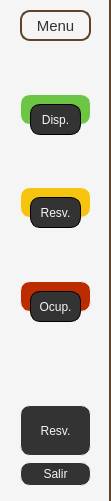
    <widget class="QWidget" name="menu" native="true">
     <property name="minimumSize">
      <size>
       <width>111</width>
       <height>501</height>
      </size>
     </property>
     <property name="maximumSize">
      <size>
       <width>111</width>
       <height>501</height>
      </size>
     </property>
     <property name="styleSheet">
      <string notr="true">background-color: #f5f5f5;
border-right: 2px solid #5d432c;</string>
     </property>
     <layout class="QVBoxLayout" name="verticalLayout_3">
      <property name="topMargin">
       <number>10</number>
      </property>
      <property name="bottomMargin">
       <number>15</number>
      </property>
      <item>
       <layout class="QHBoxLayout" name="horizontalLayout_10">
        <item>
         <spacer name="horizontalSpacer_36">
          <property name="orientation">
           <enum>Qt::Horizontal</enum>
          </property>
          <property name="sizeHint" stdset="0">
           <size>
            <width>18</width>
            <height>20</height>
           </size>
          </property>
         </spacer>
        </item>
        <item>
         <widget class="QLabel" name="label">
          <property name="minimumSize">
           <size>
            <width>71</width>
            <height>31</height>
           </size>
          </property>
          <property name="maximumSize">
           <size>
            <width>71</width>
            <height>31</height>
           </size>
          </property>
          <property name="font">
           <font>
            <family>Segoe UI</family>
            <pointsize>11</pointsize>
           </font>
          </property>
          <property name="styleSheet">
           <string notr="true">background-color: #f5f5f5;
border: 2px solid #5d432c;
border-radius: 10px;
color: #333333</string>
          </property>
          <property name="text">
           <string>Menu</string>
          </property>
          <property name="alignment">
           <set>Qt::AlignCenter</set>
          </property>
         </widget>
        </item>
        <item>
         <spacer name="horizontalSpacer_37">
          <property name="orientation">
           <enum>Qt::Horizontal</enum>
          </property>
          <property name="sizeHint" stdset="0">
           <size>
            <width>18</width>
            <height>20</height>
           </size>
          </property>
         </spacer>
        </item>
       </layout>
      </item>
      <item>
       <spacer name="verticalSpacer_5">
        <property name="orientation">
         <enum>Qt::Vertical</enum>
        </property>
        <property name="sizeHint" stdset="0">
         <size>
          <width>25</width>
          <height>37</height>
         </size>
        </property>
       </spacer>
      </item>
      <item>
       <layout class="QHBoxLayout" name="horizontalLayout_7">
        <item>
         <spacer name="horizontalSpacer_31">
          <property name="orientation">
           <enum>Qt::Horizontal</enum>
          </property>
          <property name="sizeHint" stdset="0">
           <size>
            <width>18</width>
            <height>20</height>
           </size>
          </property>
         </spacer>
        </item>
        <item>
         <widget class="QWidget" name="widget_2" native="true">
          <property name="minimumSize">
           <size>
            <width>71</width>
            <height>41</height>
           </size>
          </property>
          <property name="maximumSize">
           <size>
            <width>71</width>
            <height>41</height>
           </size>
          </property>
          <property name="styleSheet">
           <string notr="true">border: 0px</string>
          </property>
          <widget class="QLabel" name="label_3">
           <property name="geometry">
            <rect>
             <x>0</x>
             <y>0</y>
             <width>71</width>
             <height>31</height>
            </rect>
           </property>
           <property name="styleSheet">
            <string notr="true">background-color: #6cc644;
border: 1px solid #f5f5f5;
border-radius: 10px;
padding: 10px 20px;</string>
           </property>
           <property name="text">
            <string/>
           </property>
          </widget>
          <widget class="QLabel" name="label_6">
           <property name="geometry">
            <rect>
             <x>10</x>
             <y>10</y>
             <width>51</width>
             <height>31</height>
            </rect>
           </property>
           <property name="font">
            <font>
             <family>Segoe UI</family>
            </font>
           </property>
           <property name="styleSheet">
            <string notr="true">background-color: #333333;
border: 1px solid;
border-radius: 10px;
color: rgb(245, 245, 245)</string>
           </property>
           <property name="text">
            <string>Disp.</string>
           </property>
           <property name="alignment">
            <set>Qt::AlignCenter</set>
           </property>
           <property name="margin">
            <number>-15</number>
           </property>
           <property name="indent">
            <number>-1</number>
           </property>
          </widget>
         </widget>
        </item>
        <item>
         <spacer name="horizontalSpacer_30">
          <property name="orientation">
           <enum>Qt::Horizontal</enum>
          </property>
          <property name="sizeHint" stdset="0">
           <size>
            <width>18</width>
            <height>20</height>
           </size>
          </property>
         </spacer>
        </item>
       </layout>
      </item>
      <item>
       <spacer name="verticalSpacer_6">
        <property name="orientation">
         <enum>Qt::Vertical</enum>
        </property>
        <property name="sizeHint" stdset="0">
         <size>
          <width>25</width>
          <height>15</height>
         </size>
        </property>
       </spacer>
      </item>
      <item>
       <layout class="QHBoxLayout" name="horizontalLayout_8">
        <item>
         <spacer name="horizontalSpacer_32">
          <property name="orientation">
           <enum>Qt::Horizontal</enum>
          </property>
          <property name="sizeHint" stdset="0">
           <size>
            <width>18</width>
            <height>20</height>
           </size>
          </property>
         </spacer>
        </item>
        <item>
         <widget class="QWidget" name="widget_4" native="true">
          <property name="minimumSize">
           <size>
            <width>71</width>
            <height>41</height>
           </size>
          </property>
          <property name="maximumSize">
           <size>
            <width>71</width>
            <height>41</height>
           </size>
          </property>
          <property name="styleSheet">
           <string notr="true">border: 0px</string>
          </property>
          <widget class="QLabel" name="label_4">
           <property name="geometry">
            <rect>
             <x>0</x>
             <y>0</y>
             <width>71</width>
             <height>31</height>
            </rect>
           </property>
           <property name="styleSheet">
            <string notr="true">background-color: #f6c40f;
border: 1px solid #f5f5f5;
border-radius: 10px;
padding: 10px 20px;</string>
           </property>
           <property name="text">
            <string/>
           </property>
          </widget>
          <widget class="QLabel" name="label_8">
           <property name="geometry">
            <rect>
             <x>10</x>
             <y>10</y>
             <width>51</width>
             <height>31</height>
            </rect>
           </property>
           <property name="font">
            <font>
             <family>Segoe UI</family>
            </font>
           </property>
           <property name="styleSheet">
            <string notr="true">background-color: #333333;
border: 1px solid;
border-radius: 10px;
color: rgb(245, 245, 245)</string>
           </property>
           <property name="text">
            <string>Resv.</string>
           </property>
           <property name="alignment">
            <set>Qt::AlignCenter</set>
           </property>
           <property name="margin">
            <number>-15</number>
           </property>
           <property name="indent">
            <number>-1</number>
           </property>
          </widget>
         </widget>
        </item>
        <item>
         <spacer name="horizontalSpacer_33">
          <property name="orientation">
           <enum>Qt::Horizontal</enum>
          </property>
          <property name="sizeHint" stdset="0">
           <size>
            <width>18</width>
            <height>20</height>
           </size>
          </property>
         </spacer>
        </item>
       </layout>
      </item>
      <item>
       <spacer name="verticalSpacer_7">
        <property name="orientation">
         <enum>Qt::Vertical</enum>
        </property>
        <property name="sizeHint" stdset="0">
         <size>
          <width>25</width>
          <height>16</height>
         </size>
        </property>
       </spacer>
      </item>
      <item>
       <layout class="QHBoxLayout" name="horizontalLayout_9">
        <item>
         <spacer name="horizontalSpacer_34">
          <property name="orientation">
           <enum>Qt::Horizontal</enum>
          </property>
          <property name="sizeHint" stdset="0">
           <size>
            <width>18</width>
            <height>20</height>
           </size>
          </property>
         </spacer>
        </item>
        <item>
         <widget class="QWidget" name="widget_5" native="true">
          <property name="minimumSize">
           <size>
            <width>71</width>
            <height>41</height>
           </size>
          </property>
          <property name="maximumSize">
           <size>
            <width>71</width>
            <height>41</height>
           </size>
          </property>
          <property name="styleSheet">
           <string notr="true">border: 10px</string>
          </property>
          <widget class="QLabel" name="label_7">
           <property name="geometry">
            <rect>
             <x>10</x>
             <y>10</y>
             <width>51</width>
             <height>31</height>
            </rect>
           </property>
           <property name="font">
            <font>
             <family>Segoe UI</family>
            </font>
           </property>
           <property name="styleSheet">
            <string notr="true">background-color: #333333;
border: 1px solid;
border-radius: 10px;
color: rgb(245, 245, 245)</string>
           </property>
           <property name="text">
            <string>Ocup.</string>
           </property>
           <property name="alignment">
            <set>Qt::AlignCenter</set>
           </property>
           <property name="margin">
            <number>-15</number>
           </property>
           <property name="indent">
            <number>-1</number>
           </property>
          </widget>
          <widget class="QLabel" name="label_5">
           <property name="geometry">
            <rect>
             <x>0</x>
             <y>0</y>
             <width>71</width>
             <height>31</height>
            </rect>
           </property>
           <property name="styleSheet">
            <string notr="true">background-color: #bd2c00;
border: 1px solid #f5f5f5;
border-radius: 10px;
padding: 10px 20px;</string>
           </property>
           <property name="text">
            <string/>
           </property>
          </widget>
          <zorder>label_5</zorder>
          <zorder>label_7</zorder>
         </widget>
        </item>
        <item>
         <spacer name="horizontalSpacer_35">
          <property name="orientation">
           <enum>Qt::Horizontal</enum>
          </property>
          <property name="sizeHint" stdset="0">
           <size>
            <width>18</width>
            <height>20</height>
           </size>
          </property>
         </spacer>
        </item>
       </layout>
      </item>
      <item>
       <spacer name="verticalSpacer_8">
        <property name="orientation">
         <enum>Qt::Vertical</enum>
        </property>
        <property name="sizeHint" stdset="0">
         <size>
          <width>25</width>
          <height>77</height>
         </size>
        </property>
       </spacer>
      </item>
      <item>
       <layout class="QHBoxLayout" name="horizontalLayout_11">
        <item>
         <spacer name="horizontalSpacer_38">
          <property name="orientation">
           <enum>Qt::Horizontal</enum>
          </property>
          <property name="sizeHint" stdset="0">
           <size>
            <width>18</width>
            <height>20</height>
           </size>
          </property>
         </spacer>
        </item>
        <item>
         <widget class="QPushButton" name="b_resv_menu">
          <property name="minimumSize">
           <size>
            <width>71</width>
            <height>51</height>
           </size>
          </property>
          <property name="font">
           <font>
            <family>Segoe UI</family>
           </font>
          </property>
          <property name="styleSheet">
           <string notr="true">QPushButton {background-color: #333333;
        border: 1px solid #f5f5f5;
        border-radius: 10px;
		color: rgb(245, 245, 245)
    }
    QPushButton:hover {background-color: #2a2a2a;
    }
    QPushButton:pressed {background-color: #2a2a2a;
    }</string>
          </property>
          <property name="text">
           <string>Resv.</string>
          </property>
          <property name="checkable">
           <bool>true</bool>
          </property>
         </widget>
        </item>
        <item>
         <spacer name="horizontalSpacer_39">
          <property name="orientation">
           <enum>Qt::Horizontal</enum>
          </property>
          <property name="sizeHint" stdset="0">
           <size>
            <width>18</width>
            <height>20</height>
           </size>
          </property>
         </spacer>
        </item>
       </layout>
      </item>
      <item>
       <layout class="QHBoxLayout" name="horizontalLayout_12">
        <item>
         <spacer name="horizontalSpacer_40">
          <property name="orientation">
           <enum>Qt::Horizontal</enum>
          </property>
          <property name="sizeHint" stdset="0">
           <size>
            <width>18</width>
            <height>20</height>
           </size>
          </property>
         </spacer>
        </item>
        <item>
         <widget class="QPushButton" name="b_salir_1">
          <property name="minimumSize">
           <size>
            <width>71</width>
            <height>24</height>
           </size>
          </property>
          <property name="font">
           <font>
            <family>Segoe UI</family>
           </font>
          </property>
          <property name="styleSheet">
           <string notr="true">QPushButton {background-color: #333333;
        border: 1px solid #f5f5f5;
        border-radius: 10px;
		color: rgb(245, 245, 245)
    }
    QPushButton:hover {background-color: #2a2a2a;
    }
    QPushButton:pressed {background-color: #2a2a2a;
    }</string>
          </property>
          <property name="text">
           <string>Salir</string>
          </property>
         </widget>
        </item>
        <item>
         <spacer name="horizontalSpacer_41">
          <property name="orientation">
           <enum>Qt::Horizontal</enum>
          </property>
          <property name="sizeHint" stdset="0">
           <size>
            <width>18</width>
            <height>20</height>
           </size>
          </property>
         </spacer>
        </item>
       </layout>
      </item>
     </layout>
    </widget>
